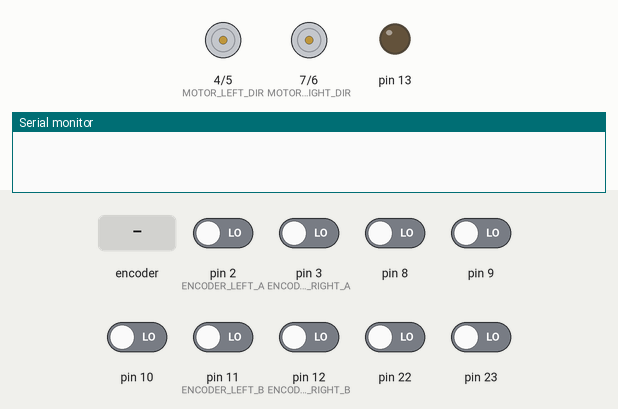
Bench run of a sketch on a simulated Arduino Uno, built with avr-gcc and run on an emulated ATmega328P. Parts: direction and speed pins drawn as motors (green arrow = direction pin HIGH = forward, orange = LOW = backward, longer = more drive), output pins drawn as LEDs (lit = HIGH), the last lines printed to the serial monitor. The inputs (shaded band) are chosen by the test bench; at power-on: pin 2 (ENCODER_LEFT_A), pin 3 (ENCODER_RIGHT_A), pin 8–10, pin 11 (ENCODER_LEFT_B), pin 12 (ENCODER_RIGHT_B), pin 22, pin 23 LOW.

Above: at 0.1 s.
At 1.3 s:
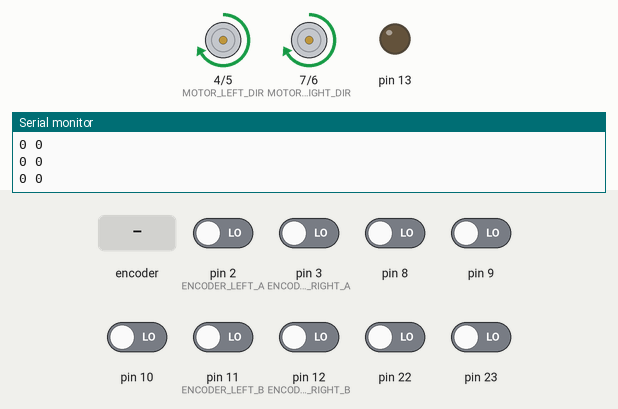
1.4 s: rotary encoder on pin 2 (ENCODER_LEFT_A) / pin 11 (ENCODER_LEFT_B) turned 2 steps (second pin leading)
At 1.78 s:
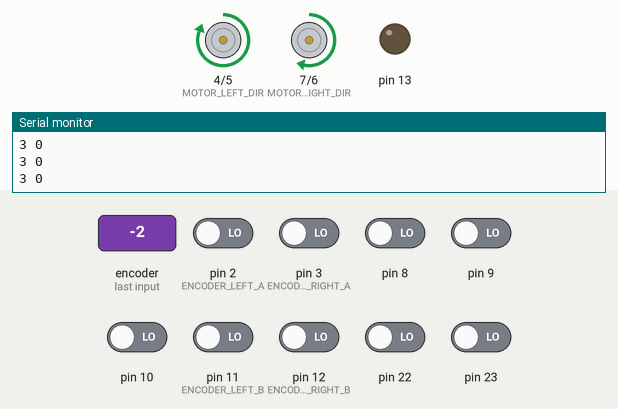
Timing chart, 0 to 4.4 s (numbered marks = the images above; inputs shaded):
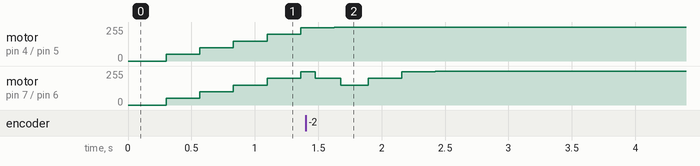

The sketch:

LineTracer_V1.ino
```cpp
#include "chassis.h"
#include "config.h"

#include <QTRSensors.h>
#include <EEPROM.h>

QTRSensorsRC qtrrc((unsigned char[]) {A0, A1, A2, A3, A4, A5},
  NUM_SENSORS, TIMEOUT);

unsigned int qtrValues[NUM_SENSORS];


pid_config cross = {
  .p = 1.0,
  .i = 0,
  .d = 0.01,
  .i_max = 1
};

void setup() {
  pinMode(11, INPUT_PULLUP);
  pinMode(12, INPUT_PULLUP);
  pinMode(13, OUTPUT);

  //chassis_init(spd, cross);
  motors_init();
  enc_init();

  Serial.begin(9600);
  delay(100);

  //return;
  // calibrate sensors

  // check if we need to calibrate
  if (HIGH == LOW) {
    delay(500);
    digitalWrite(13, HIGH);    // turn on Arduino's LED to indicate we are in calibration mode
    for (int i = 0; i < 400; i++)  // make the calibration take about 10 seconds
    {
      qtrrc.calibrate();       // reads all sensors 10 times at 2.5 ms per six sensors (i.e. ~25 ms per call)
    }
    digitalWrite(13, LOW);     // turn off Arduino's LED to indicate we are through with calibration

    // save data to EEPROM
    uint8_t *minimum = (uint8_t *) qtrrc.calibratedMinimumOn;
    uint8_t *maximum = (uint8_t *) qtrrc.calibratedMaximumOn;

    for (int i = 0; i < 2 * NUM_SENSORS; i++) {
      EEPROM.update(i, minimum[i]);
      EEPROM.update(i + 2 * NUM_SENSORS, maximum[i]);
    }

  } else {
    // read calibrated values
    static uint8_t minValues[NUM_SENSORS * sizeof(unsigned int)];
    static uint8_t maxValues[NUM_SENSORS * sizeof(unsigned int)];

    qtrrc.calibratedMinimumOn = (unsigned int *) minValues;
    qtrrc.calibratedMaximumOn = (unsigned int *) maxValues;

    for (int i = 0; i < 2 * NUM_SENSORS; i++) {
      minValues[i] = EEPROM.read(i);
      maxValues[i] = EEPROM.read(i + 2 * NUM_SENSORS);
    }
  }

  motors_write(0, 0);
  enc_reset();
}

float p_coef = 0.05;
float d_coef = 0.0005;

int prev_error = 0;

int base_speed = 160;

pid_config spd_config = {
  .p = 3.0,
  .i = 0.04,
  .d = -0.01,
  .i_max = 4000
};

pid_config path_config = {
  .p = 3.5,
  .i = 0.0,
  .d = 0.13,
  .i_max = 1
};

pid_state path_state;
pid_state spd_state;

long timer = 0;

void loop() {
  timer = millis();

  static int val = 10;
  if (Serial.available() > 0) {
    val = (unsigned char) Serial.read();
  }

  Serial.print(enc_getPath(LEFT));
  Serial.print(' ');
  Serial.print(enc_getPath(RIGHT));

  static int target = 0;

  static int count = 0;
  if (count == 51) {
    count = 0;
    target++;
  }

  count++;


    long l_error = enc_getPath(LEFT) - target;
    long r_error = enc_getPath(RIGHT) - target;

    motors_write(constrain(r_error * 50, -255, 255), constrain(l_error * 50, -255, 255));

  delay(1);

  Serial.println();
  return;


  long path_err = pid_step(enc_getPath(RIGHT) - enc_getPath(LEFT), 10, path_config, path_state);

  long spd = (enc_getSpeed(LEFT) + enc_getSpeed(RIGHT)) / 2;
  long spd_err = pid_step(15 - spd, 5, spd_config, spd_state);

  val = spd_err;

  Serial.print(' ');
  Serial.print(path_err);

  motors_write(constrain(val - path_err, 0, 255), constrain(val + path_err, 0, 255));

  // delay for 5 ms just to keep on track in time
  while ((millis() - timer) < 5);;;

  timer = millis() - timer;

  Serial.print(' ');
  Serial.print(timer);

  Serial.println("");
  return;

  int pos = qtrrc.readLine(qtrValues);

  int error = pos - 3000;

  int p = error * p_coef;
  int d = (error - prev_error) * d_coef;
  prev_error = error;

  int sum = p - d;

  //motors_write(base_speed + sum, base_speed - sum);

  //Serial.println(pos);

  //chassis_write(255, 255);
}
```

chassis.cpp
```cpp
#include "chassis.h"
#include <Arduino.h>

#include <avr/interrupt.h>
#include <util/atomic.h>

/**
 * Encoders
 */

static volatile long _enc_left = 0;
static volatile long _enc_right = 0;

static volatile uint8_t _enc_dir_left = FORWARD;
static volatile uint8_t _enc_dir_right = FORWARD;

// encoder signal timestamps, just to calculate speed
static volatile long _enc_left_ts = 0;
static volatile long _enc_right_ts = 0;

static volatile long _enc_left_dt = ENC_MAX_SPEED + 10;
static volatile long _enc_right_dt = ENC_MAX_SPEED + 10;

// Timer/Counter2 interrupt
// To clear encoder data to avoid overflow
ISR(TIMER2_OVF_vect)
{
    long m = micros();

    if (m - _enc_left_ts > ENC_MAX_SPEED) {
      _enc_left_ts = -1;
      _enc_left_dt = ENC_MAX_SPEED + 10; // to get 0 in division
    }

    if (m - _enc_right_ts > ENC_MAX_SPEED) {
      _enc_right_ts = -1;
      _enc_right_dt = ENC_MAX_SPEED + 10;
    }
}

static void enc_left_interrupt()
{
  if (((ENCODER_LEFT_A_PIN & ENCODER_LEFT_A_BIT) != 0) ^ ((ENCODER_LEFT_B_PIN & ENCODER_LEFT_B_BIT) != 0)) {
    _enc_left++;
    _enc_dir_left = FORWARD;
  } else {
    _enc_left--;
    _enc_dir_left = BACKWARD;
  }

  long m = micros();

  if (_enc_left_ts > 0) {
    long enc_left_dt = m - _enc_left_ts;
    if (enc_left_dt > 3000)
      _enc_left_dt = enc_left_dt;
  }
  _enc_left_ts = m;
}

static void enc_right_interrupt()
{
  if (((ENCODER_RIGHT_A_PIN & ENCODER_RIGHT_A_BIT) != 0) ^ ((ENCODER_RIGHT_B_PIN & ENCODER_RIGHT_B_BIT) != 0)) {
    _enc_right++;
    _enc_dir_right = FORWARD;
  } else {
    _enc_right--;
    _enc_dir_right = BACKWARD;
  }

  long m = micros();

  if (_enc_right_ts > 0) {
    long enc_right_dt = m - _enc_right_ts;
    if (enc_right_dt > 3000)
      _enc_right_dt = enc_right_dt;

  }
  _enc_right_ts = m;
}

void enc_init()
{
  pinMode(ENCODER_LEFT_A, INPUT);
  pinMode(ENCODER_LEFT_B, INPUT);
  pinMode(ENCODER_RIGHT_A, INPUT);
  pinMode(ENCODER_RIGHT_B, INPUT);

  attachInterrupt(digitalPinToInterrupt(ENCODER_LEFT_A), enc_left_interrupt, CHANGE);
  attachInterrupt(digitalPinToInterrupt(ENCODER_RIGHT_A), enc_right_interrupt, CHANGE);

  // init Timer/Counter 2 for encoder control
  TCCR2A = 0;
  TIMSK2 |= (1<<TOIE2);
  TCCR2A |= (7 << CS20);
}

long enc_getPath(int side)
{
  if (side == LEFT)
#ifdef ENCODER_INV_LEFT
    return -_enc_left;
#else
    return _enc_left;
#endif
  else
#ifdef ENCODER_INV_RIGHT
    return -_enc_right;
#else
    return _enc_right;
#endif
}

// TODO: migrate to ARM asap! Floating point will
// be more pleasant here
int enc_getSpeed(int side)
{
  long dt;
  uint8_t dir;

  ATOMIC_BLOCK(ATOMIC_RESTORESTATE) {
    if (side == LEFT) {
      dt = _enc_left_dt;
#ifdef ENCODER_INV_LEFT
      dir = !_enc_dir_left;
#else
      dir = _enc_dir_left;
#endif
    } else {
      dt = _enc_right_dt;
#ifdef ENCODER_INV_RIGHT
      dir = !_enc_dir_right;
#else
      dir = _enc_dir_right;
#endif
    }
  }

  // will be so suddenly
  if (dt == 0)
    dt = 1;

  return dir ? (ENC_MAX_SPEED / dt) : -(ENC_MAX_SPEED / dt);
}

void enc_reset()
{
  enc_reset(LEFT);
  enc_reset(RIGHT);
}

void enc_reset(int side)
{
  if (side == LEFT)
    _enc_left = 0;
  else
    _enc_right = 0;
}

/**
 * Motors
 */

void motors_init()
{
  pinMode(MOTOR_LEFT_DIR, OUTPUT);
  pinMode(MOTOR_RIGHT_DIR, OUTPUT);
  pinMode(MOTOR_LEFT_PWM, OUTPUT);
  pinMode(MOTOR_RIGHT_PWM, OUTPUT);
}

void motors_writeSide(int val, int side)
{
  if (side == LEFT) {
    if (val < 0) {
      digitalWrite(MOTOR_LEFT_DIR, !MOTOR_LEFT_FWD);
      val = -val;
    } else {
      digitalWrite(MOTOR_LEFT_DIR, MOTOR_LEFT_FWD);
    }

    analogWrite(MOTOR_LEFT_PWM, val > 255 ? 255 : val);
  } else {
    if (val < 0) {
      digitalWrite(MOTOR_RIGHT_DIR, !MOTOR_RIGHT_FWD);
      val = -val;
    } else {
      digitalWrite(MOTOR_RIGHT_DIR, MOTOR_RIGHT_FWD);
    }

    analogWrite(MOTOR_RIGHT_PWM, val > 255 ? 255 : val);
  }
}

void motors_write(int left, int right)
{
  motors_writeSide(left, LEFT);
  motors_writeSide(right, RIGHT);
}

/**
 * Chassis - motors with stabilization
 */

static const pid_config *_spd_config, *_cross_config;
static pid_state spd_left_state, spd_right_state, cross_state;

void chassis_init(const pid_config &spd, const pid_config &cross)
{
  motors_init();
  enc_init();

  _spd_config = &spd;
  _cross_config = &cross;
}


void chassis_setSpeed(int spd, int side, bool reset)
{
  if (reset || spd == 0) {
    pid_reset(side == LEFT ? spd_left_state : spd_right_state);
  }
  // to calculate dt
  static long _lastCall_left = millis(), _lastCall_right = millis();

  int measuredSpeed = enc_getSpeed(side);

  int dt;
  if (side == LEFT) {
    dt = millis() - _lastCall_left;
    _lastCall_left = millis();
  } else {
    dt = millis() - _lastCall_right;
    _lastCall_right = millis();
  }

  if (dt == 0)
    dt = 1;

  //Serial.print("[");
  //Serial.print(measuredSpeed);
  //Serial.print("]");

  int power = pid_step(spd - measuredSpeed, dt, *_spd_config, side == LEFT ? spd_left_state : spd_right_state);
  //Serial.print("=");
  //Serial.print(power);
  //Serial.print("=");

  motors_writeSide(power, side);
}

void chassis_write(int left, int right, bool reset)
{
  chassis_setSpeed(left, LEFT, reset);
  chassis_setSpeed(right, RIGHT, reset);
}
```

chassis.h
```cpp
#ifndef INCLUDE_CHASSIS_H
#define INCLUDE_CHASSIS_H

#include "config.h"
#include "pid.h"

#ifndef LEFT
#define LEFT 0
#endif

#ifndef RIGHT
#define RIGHT 1
#endif

#ifndef FORWARD
#define FORWARD 1
#endif

#ifndef BACKWARD
#define BACKWARD !(FORWARD)
#endif

/// Default encoder max speed
/// Used as a divident in speed formula
#define ENC_MAX_SPEED 128000

void motors_init();
void motors_write(int left, int right);

void enc_init();
int enc_getSpeed(int side);
long enc_getPath(int side);
void enc_reset();
void enc_reset(int side);

void chassis_init(const pid_config &spd, const pid_config &cross);
void chassis_write(int left, int right, bool reset = false);

#endif
```

pid.cpp
```cpp
#include "pid.h"
#include <Arduino.h>

float pid_step(long error, long dt, const pid_config &p, pid_state &s)
{
  float sum = p.p * error;

  //Serial.print(">");
  //Serial.print(error);

  s.integral += error * dt;
  if (s.integral > p.i_max)
    s.integral = p.i_max;
  else if (s.integral < -p.i_max)
    s.integral = -p.i_max;

  sum += p.i * s.integral;

  //Serial.print("I");
  //Serial.print(sum);

  sum += p.d * (error - s.last_error) / dt;
  s.last_error = error;

  //Serial.print("D");
  //Serial.print(sum);
  //Serial.print("<");

  return sum;
}

void pid_reset(pid_state &s)
{
  s.last_error = 0;
  s.integral = 0;
}
```

pid.h
```cpp
#ifndef PID_H
#define PID_H

#include <stdint.h>

struct pid_config {
  float p;
  float i;
  float d;
  long i_max;
};

struct pid_state {
  int last_error;
  long integral;
};

float pid_step(long error, long dt, const pid_config &p, pid_state &s);
void pid_reset(pid_state &s);

#endif
```

config.h
```cpp
#ifndef CONFIG_H
#define CONFIG_H

/**
 * Line sensors config
 */
#define NUM_SENSORS 6
#define TIMEOUT 1000


/**
 * HC-SR04 sensors config
 */


/**
 * Chassis config
 */
#define MOTOR_LEFT_DIR 4
#define MOTOR_LEFT_PWM 5
#define MOTOR_RIGHT_PWM 6
#define MOTOR_RIGHT_DIR 7

#define MOTOR_LEFT_FWD 0
#define MOTOR_RIGHT_FWD 0

#define ENCODER_LEFT_A 2
#define ENCODER_LEFT_B 11
#define ENCODER_RIGHT_A 3
#define ENCODER_RIGHT_B 12

#define ENCODER_LEFT_A_PIN PIND
#define ENCODER_LEFT_A_BIT (1<<2)
#define ENCODER_LEFT_B_PIN PINB
#define ENCODER_LEFT_B_BIT (1<<3)

#define ENCODER_RIGHT_A_PIN PIND
#define ENCODER_RIGHT_A_BIT (1<<3)
#define ENCODER_RIGHT_B_PIN PINB
#define ENCODER_RIGHT_B_BIT (1<<4)

#define ENCODER_INV_LEFT 1
//#define ENCODER_INV_RIGHT 1

#endif
```
